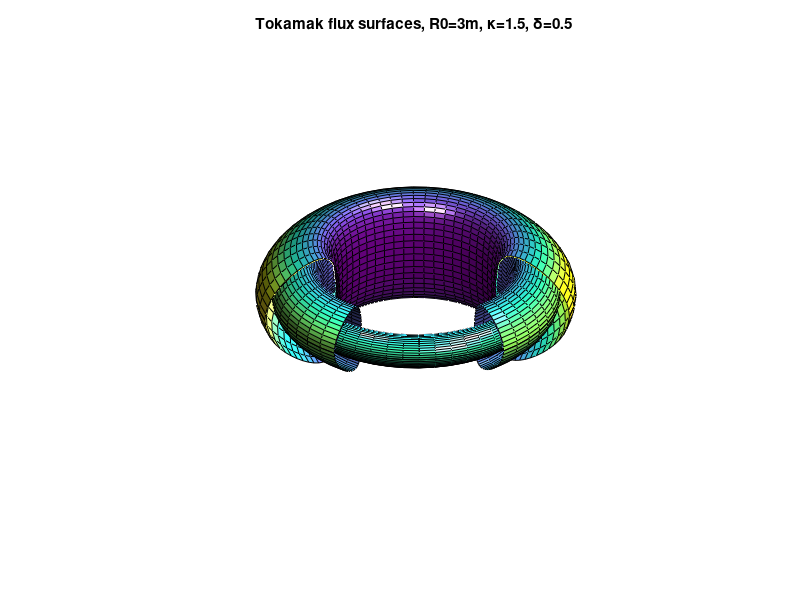

This chart was generated by the following MATLAB code:
close all;clear;clc;

R0=3;
data=[R0/3,R0/5,R0/10; % a
    1.5, 1.5, 1.5;
    0.5, 0.5, 0.5;
    0.0, 0.0, 0.0];

nflux=size(data,2);
h=figure;
for iflux=1:nflux

    % a=R0/3;kappa=1.5;delta=0.5;b=0.0;
	a=data(1,iflux);kappa=data(2,iflux);
    delta=data(3,iflux);b=data(4,iflux);

    [theta,phi]=meshgrid(0:2*pi/50:2*pi,(-0.1-iflux*0.2)*pi:2*pi/50:(0.7+iflux*0.2)*pi);
    X=(R0-b+(a+b.*cos(theta)).*cos(theta+delta.*sin(theta))).*cos(phi);
    Y=(R0-b+(a+b.*cos(theta)).*cos(theta+delta.*sin(theta))).*sin(phi);
    Z=(kappa*a).*sin(theta);
    R=R0+sqrt(X.^2+Y.^2);
    
    surf(X,Y,Z,R); hold on;
    
end

camlight('right');
lightangle(45,60);
light('position',[-3,-1,3],'style','local');
material shiny;

axis equal; axis tight; axis off; hidden off;

strtitle=['Tokamak flux surfaces, R0=',...
    num2str(R0),'m, \kappa=',num2str(kappa),...
    ', \delta=',num2str(delta)];
title(strtitle);
print('-dpng',['Tokamak flux surfaces, R0=',...
    num2str(R0),'m, kappa=',num2str(kappa),...
    ', delta=',num2str(delta),'.png']);
